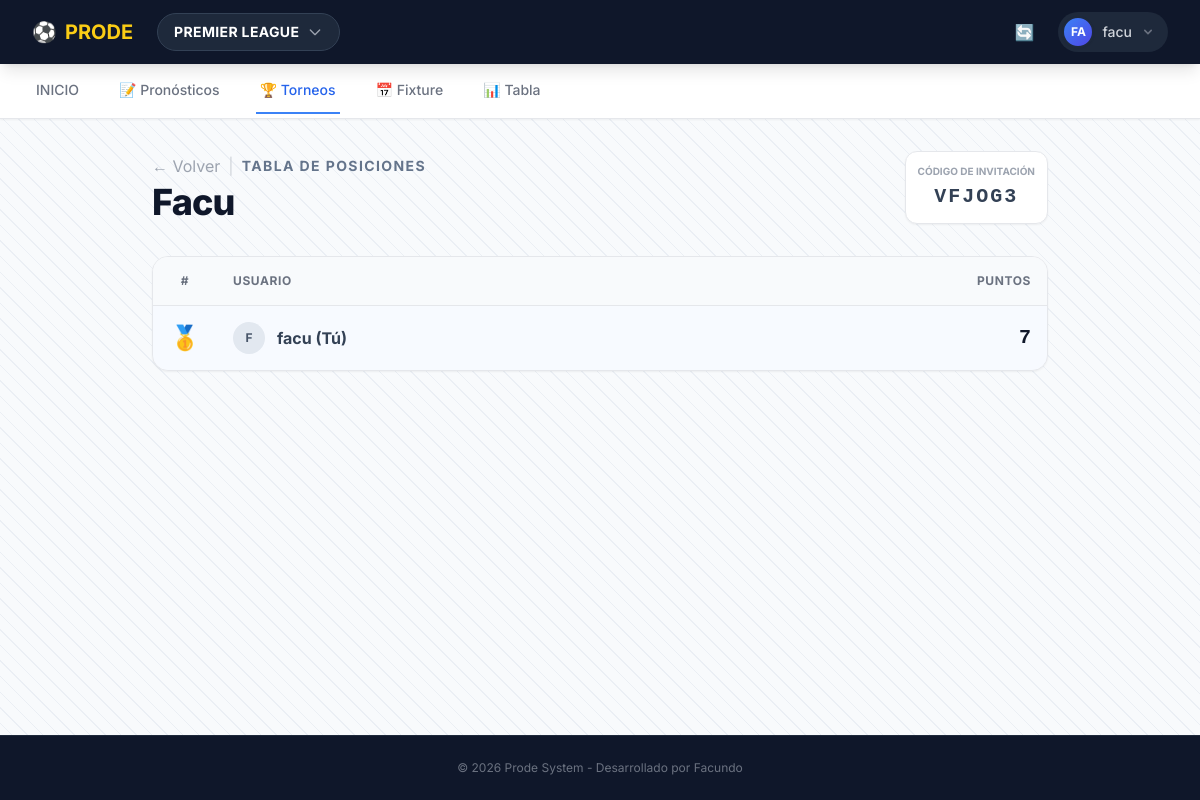
Screenshot of /torneo/6/ (signed in) with the database file from the repository.
### core/models.py (models this page shows, shortened)
class Competition(models.Model):
    name = models.CharField(max_length=100, verbose_name="Nombre Liga/Copa") # Ej: Premier League
    slug = models.SlugField(unique=True, verbose_name="Identificador URL") # Ej: premier-league
    api_id = models.IntegerField(unique=True, verbose_name="ID en API Football") # Ej: 2021
    TYPE_CHOICES = [
        ('LEAGUE', 'Liga'),
        ('CUP', 'Copa'),
    ]
    type = models.CharField(max_length=10, choices=TYPE_CHOICES, default='LEAGUE')

class Tournament(models.Model):
    name = models.CharField(max_length=100, verbose_name="Nombre del Torneo")
    code = models.CharField(max_length=6, unique=True, verbose_name="Código de Invitación")
    creator = models.ForeignKey(User, on_delete=models.CASCADE, related_name="created_tournaments")
    image = models.URLField(blank=True, null=True, verbose_name="Imagen (URL)")
    created_at = models.DateTimeField(auto_now_add=True)
    competition = models.ForeignKey(Competition, on_delete=models.CASCADE, verbose_name="Liga/Copa Base")
    start_round = models.CharField(max_length=50, null=True, blank=True, verbose_name="Desde la Ronda")
    end_round = models.CharField(max_length=50, null=True, blank=True, verbose_name="Hasta la Ronda")
    members = models.ManyToManyField(User, through='TournamentMember', related_name="tournaments")

class TournamentMember(models.Model):
    STATUS_CHOICES = [
        ('PENDING', 'Pendiente de Aprobación'),
        ('ACCEPTED', 'Aceptado / Jugando'),
        ('REJECTED', 'Rechazado'),
    ]
    tournament = models.ForeignKey(Tournament, on_delete=models.CASCADE)
    user = models.ForeignKey(User, on_delete=models.CASCADE)
    status = models.CharField(max_length=10, choices=STATUS_CHOICES, default='PENDING')
    joined_at = models.DateTimeField(auto_now_add=True)
    points = models.IntegerField(default=0)
    class Meta:
        unique_together = ('tournament', 'user')
        verbose_name = "Miembro de Torneo"
        verbose_name_plural = "Miembros de Torneo"

### core/views.py (the view)
# urls.py: path('torneo/<int:tournament_id>/', detalle_torneo, name='detalle_torneo'),
@login_required
def detalle_torneo(request, tournament_id):
    torneo = get_object_or_404(Tournament, id=tournament_id)
    ranking = TournamentMember.objects.filter(
        tournament=torneo,
        status='ACCEPTED'
    ).select_related('user').order_by('-points')
    return render(request, 'core/detalle_torneo.html', {
        'torneo': torneo,
        'ranking': ranking
    })

### core/context_processors.py (called while the page is built)
def selector_competencias(request):
    todas_comps = Competition.objects.all()
    comp_id = request.session.get('competencia_id')
    competencia_activa = None
    if comp_id:
        competencia_activa = Competition.objects.filter(id=comp_id).first()
    if not competencia_activa and todas_comps.exists():
        competencia_activa = todas_comps.first()
        request.session['competencia_id'] = competencia_activa.id
    return {
        'lista_competencias': todas_comps,
        'competencia_activa': competencia_activa
    }

### core/templates/core/detalle_torneo.html
{% extends 'core/base.html' %}
{% block content %}
<div class="max-w-4xl mx-auto">
    <div class="mb-8 flex flex-col md:flex-row items-center justify-between gap-4">
        <div>
            <div class="flex items-center gap-2 mb-1">
                <a href="{% url 'mis_torneos' %}" class="text-gray-400 hover:text-slate-900 transition">
                    ← Volver
                </a>
                <span class="text-gray-300">|</span>
                <span class="text-slate-500 font-bold text-sm tracking-widest uppercase">Tabla de Posiciones</span>
            </div>
            <h1 class="text-4xl font-extrabold text-slate-900 tracking-tight">{{ torneo.name }}</h1>
        </div>
        <div class="bg-white p-3 rounded-xl border border-gray-200 shadow-sm text-center">
            <p class="text-[10px] text-gray-400 font-bold uppercase mb-1">Código de Invitación</p>
            <code class="text-xl font-mono font-bold text-slate-700 tracking-widest">{{ torneo.code }}</code>
        </div>
    </div>
    <div class="bg-white rounded-2xl shadow-sm border border-gray-200 overflow-hidden">
        <table class="w-full text-left border-collapse">
            <thead>
                <tr class="bg-slate-50 border-b border-gray-200 text-xs uppercase text-gray-500 font-bold tracking-wider">
                    <th class="p-4 w-16 text-center">#</th>
                    <th class="p-4">Usuario</th>
                    <th class="p-4 text-right">Puntos</th>
                </tr>
            </thead>
            <tbody class="divide-y divide-gray-100">
                {% for miembro in ranking %}
                <tr class="hover:bg-slate-50 transition {% if miembro.user == request.user %}bg-blue-50/50{% endif %}">
                    <td class="p-4 text-center">
                        {% if forloop.counter == 1 %}
                            <span class="text-2xl">🥇</span>
                        {% elif forloop.counter == 2 %}
                            <span class="text-2xl">🥈</span>
                        {% elif forloop.counter == 3 %}
                            <span class="text-2xl">🥉</span>
                        {% else %}
                            <span class="font-bold text-gray-400">{{ forloop.counter }}</span>
                        {% endif %}
                    </td>
                    <td class="p-4">
                        <div class="flex items-center gap-3">
                            <div class="w-8 h-8 rounded-full bg-slate-200 flex items-center justify-center text-slate-600 font-bold text-xs">
                                {{ miembro.user.username|slice:":1"|upper }}
                            </div>
                            <span class="font-bold text-slate-700 {% if miembro.user == request.user %}text-blue-700{% endif %}">
                                {{ miembro.user.username }}
                                {% if miembro.user == request.user %} (Tú){% endif %}
                            </span>
                        </div>
                    </td>
                    <td class="p-4 text-right">
                        <span class="font-mono font-bold text-xl text-slate-900">{{ miembro.points }}</span>
                    </td>
                </tr>
                {% empty %}
                <tr>
                    <td colspan="3" class="p-8 text-center text-gray-500">
                        Aún no hay participantes en este torneo.
                    </td>
                </tr>
                {% endfor %}
            </tbody>
        </table>
    </div>
</div>
{% endblock %}

### core/templates/core/base.html (shortened to what this page needs)
<!DOCTYPE html>
<html lang="es">
<head>
    <script src="https://cdn.tailwindcss.com"></script>
</head>
<body class="flex flex-col min-h-screen">
    <nav class="bg-slate-900 text-white shadow-lg z-50 relative">
        <div class="max-w-7xl mx-auto px-4 sm:px-6 lg:px-8">
            <div class="flex justify-between h-16">
                <div class="flex items-center space-x-6">
                    <a href="{% url 'home' %}" class="flex items-center space-x-2 text-xl font-bold text-yellow-400 hover:text-yellow-300 transition">
                        <span>⚽</span>
                        <span class="hidden md:inline">PRODE</span>
                    </a>
                    {% if request.resolver_match.url_name != 'home' %}
    <div x-data="{ open: false }" class="relative">
        <button @click="open = !open" @click.outside="open = false" class="flex items-center space-x-2 bg-slate-800 hover:bg-slate-700 px-4 py-2 rounded-full transition border border-slate-700">
            {% if competencia_activa %}
                <span class="font-bold text-sm uppercase tracking-wide">{{ competencia_activa.name }}</span>
            {% else %}
                <span class="font-bold text-sm text-red-400">Seleccionar Liga</span>
            {% endif %}
            <svg class="w-4 h-4 text-gray-400" fill="none" stroke="currentColor" viewBox="0 0 24 24"><path stroke-linecap="round" stroke-linejoin="round" stroke-width="2" d="M19 9l-7 7-7-7"></path></svg>
        </button>
                    </div>
                {% endif %} </div>
                <div class="flex items-center space-x-4">
                    {% if user.is_staff %}
                        <a href="{% url 'actualizar_web' %}" class="text-gray-400 hover:text-white p-2 rounded-full hover:bg-slate-800 transition" title="Actualizar API">
                            🔄
                        </a>
                    {% endif %}
                    {% if user.is_authenticated %}
                        <div x-data="{ userMenu: false }" class="relative ml-3">
                            <div>
                                <button @click="userMenu = !userMenu" @click.outside="userMenu = false"
                                        class="flex items-center gap-2 max-w-xs bg-slate-800 rounded-full focus:outline-none focus:ring-2 focus:ring-offset-2 focus:ring-offset-slate-900 focus:ring-blue-500 p-1 pr-3 hover:bg-slate-700 transition"
                                        id="user-menu-button" aria-expanded="false" aria-haspopup="true">
                                    <div class="h-8 w-8 rounded-full bg-gradient-to-br from-blue-500 to-indigo-600 flex items-center justify-center text-xs font-bold text-white border-2 border-slate-800 shadow-sm">
                                        {{ user.username|slice:":2"|upper }}
                                    </div>
                                    <span class="text-sm font-medium text-gray-300 hidden md:block">{{ user.username }}</span>
                                    <svg class="h-4 w-4 text-gray-500" xmlns="http://www.w3.org/2000/svg" viewBox="0 0 20 20" fill="currentColor">
                                        <path fill-rule="evenodd" d="M5.293 7.293a1 1 0 011.414 0L10 10.586l3.293-3.293a1 1 0 111.414 1.414l-4 4a1 1 0 01-1.414 0l-4-4a1 1 0 010-1.414z" clip-rule="evenodd" />
                                    </svg>
                                </button>
                            </div>
                        </div>
                    {% endif %}
                </div>
            </div>
        </div>
    </nav>
    <div class="bg-white border-b border-gray-200 sticky top-0 z-40 shadow-sm relative group">
        <div class="max-w-7xl mx-auto px-4 sm:px-6 lg:px-8 relative">
            <nav class="flex space-x-5 md:space-x-8 overflow-x-auto no-scrollbar py-1" aria-label="Tabs">
                <a href="{% url 'home' %}"
                   class="whitespace-nowrap py-3 px-1 border-b-2 font-medium text-sm flex items-center gap-2 transition flex-shrink-0
                   {% if request.resolver_match.url_name == 'home' or request.resolver_match.url_name == 'predecir' %}
                       border-blue-500 text-blue-600
                   {% else %}
                       border-transparent text-gray-500 hover:text-gray-700 hover:border-gray-300
                   {% endif %}">
                   INICIO
                </a>
                <a href="{% url 'pronosticos_general' %}"
                    class="whitespace-nowrap py-3 px-1 border-b-2 font-medium text-sm flex items-center gap-2 transition flex-shrink-0
                    {% if 'pronosticos' in request.resolver_match.url_name %}border-blue-500 text-blue-600{% else %}border-transparent text-gray-500 hover:text-gray-700{% endif %}">
                    📝 Pronósticos
                </a>
                <a href="{% url 'mis_torneos' %}"
                   class="whitespace-nowrap py-3 px-1 border-b-2 font-medium text-sm flex items-center gap-2 transition flex-shrink-0
                   {% if 'torneo' in request.resolver_match.url_name %}
                       border-blue-500 text-blue-600
                   {% else %}
                       border-transparent text-gray-500 hover:text-gray-700 hover:border-gray-300
                   {% endif %}">
                   🏆 Torneos </a>
                <a href="{% url 'fixture' %}"
                   class="whitespace-nowrap py-3 px-1 border-b-2 font-medium text-sm flex items-center gap-2 transition flex-shrink-0
                   {% if request.resolver_match.url_name == 'fixture' %}
                       border-blue-500 text-blue-600
                   {% else %}
                       border-transparent text-gray-500 hover:text-gray-700 hover:border-gray-300
                   {% endif %}">
                   📅 Fixture
                </a>
                <a href="{% url 'tabla' %}"
                   class="whitespace-nowrap py-3 px-1 border-b-2 font-medium text-sm flex items-center gap-2 transition flex-shrink-0
                   {% if request.resolver_match.url_name == 'tabla' %}
                       border-blue-500 text-blue-600
                   {% else %}
                       border-transparent text-gray-500 hover:text-gray-700 hover:border-gray-300
                   {% endif %}">
                   📊 {% if competencia_activa.type == 'CUP' %}Grupos{% else %}Tabla{% endif %}
                </a>
            </nav>
        </div>
    </div>
    <main class="flex-grow max-w-7xl w-full mx-auto px-4 sm:px-6 lg:px-8 py-8">
        {% block content %}
        {% endblock %}
    </main>
    <footer class="bg-slate-900 text-gray-500 py-6 mt-auto border-t border-slate-800">
        <div class="max-w-7xl mx-auto px-4 text-center text-xs">
            <p>&copy; 2026 Prode System - Desarrollado por Facundo</p>
        </div>
    </footer>
</body>
</html>

### core/templates/core/base.html (style rules this page uses)
body { font-family: 'Inter', sans-serif; background-color: #f3f4f6; }
.no-scrollbar { -ms-overflow-style: none; scrollbar-width: none; }
body { min-height: 100vh; background-color: #f8fafc; position: relative; }
body::before { content: ""; position: fixed; top: 0; left: 0; width: 100%; height: 100%; z-index: -1; pointer-events: none; background: repeating-linear-gradient(45deg, transparent, transparent 10px, #cbd5e1 10px, #cbd5e1 11px); opacity: 0.3; }

### rows the page displays
Competition: name "PREMIER LEAGUE"
Tournament: name "Facu", code "VFJOG3"
TournamentMember: user.username "F", user.username "facu", shows "(Tú)", points "7"

### other values shown
{{ user.username|slice:":2"|upper }} "FA"
{{ user.username }} "facu"
